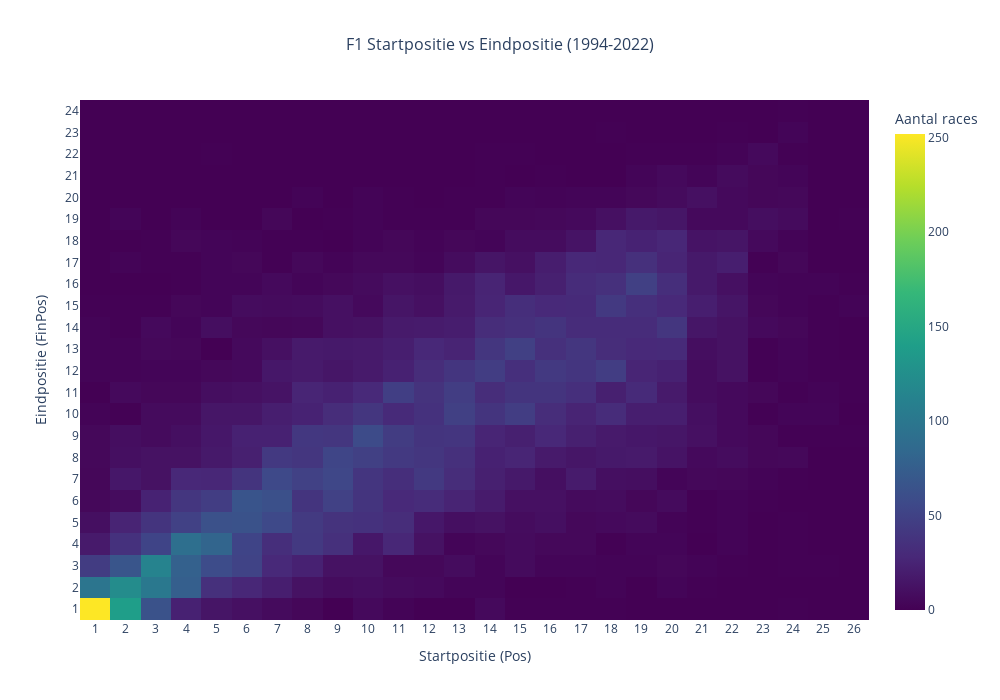
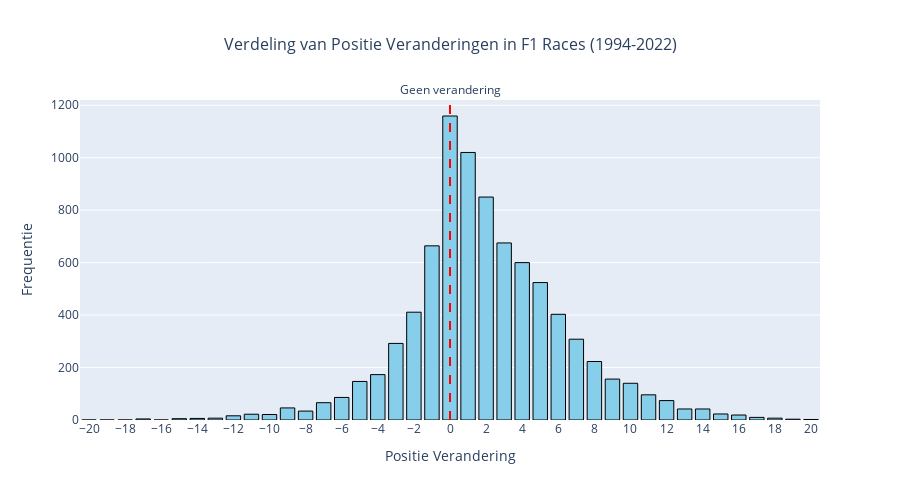

Source (notebook cell) for these figures, in order:
### Markdown cell above
# Het verschil tussen startpositie en strategie

### Code cell
import pandas as pd
import numpy as np
import matplotlib.pyplot as plt
import seaborn as sns
import plotly.express as px
import plotly.graph_objects as go
from plotly.subplots import make_subplots
from collections import defaultdict

# Stel de plot stijl in
plt.style.use('default')
sns.set_palette("viridis")

# Laad de F1 dataset
df = pd.read_csv('merged_f1_data_1994_2022.csv')
# Converteer Pos en FinPos naar numeriek, invalid waarden worden NaN
df['Pos_numeric'] = pd.to_numeric(df['Pos'], errors='coerce')
df['FinPos_numeric'] = pd.to_numeric(df['FinPos'], errors='coerce')

# Filter alleen geldige numerieke waarden
valid_data = df[
    (df['Pos_numeric'].notna()) & 
    (df['FinPos_numeric'].notna()) & 
    (df['Pos_numeric'] > 0) & 
    (df['FinPos_numeric'] > 0)
].copy()

# Bereken de grenzen voor de heatmap
max_start_pos = int(valid_data['Pos_numeric'].max())
max_finish_pos = int(valid_data['FinPos_numeric'].max())

# Maak een matrix met alle mogelijke combinaties
heatmap_data = np.zeros((max_finish_pos, max_start_pos))

# Vul de matrix met het aantal keren dat elke combinatie voorkomt
for _, row in valid_data.iterrows():
    start_pos = int(row['Pos_numeric']) - 1  # -1 voor 0-indexing
    finish_pos = int(row['FinPos_numeric']) - 1  # -1 voor 0-indexing
    heatmap_data[finish_pos, start_pos] += 1

# Converteer de numpy matrix naar een DataFrame voor betere hover informatie
heatmap_df = pd.DataFrame(
    heatmap_data,
    index=range(1, max_finish_pos + 1),  # Eindposities
    columns=range(1, max_start_pos + 1)  # Startposities
)

# Maak de interactieve heatmap
fig = go.Figure(data=go.Heatmap(
    z=heatmap_df.values,
    x=heatmap_df.columns,  # Startposities
    y=heatmap_df.index,    # Eindposities
    colorscale='Viridis',
    showscale=True,
    colorbar=dict(
        title="Aantal races"
    ),
    hovertemplate=
    '<b>Start Positie:</b> P%{x}<br>' +
    '<b>Eind Positie:</b> P%{y}<br>' +
    '<b>Aantal races:</b> %{z}<br>' +
    '<extra></extra>'  # Verwijdert de standaard trace box
))

# Update layout
fig.update_layout(
    title={
        'text': 'F1 Startpositie vs Eindpositie (1994-2022)<br>',
        'x': 0.5,
        'xanchor': 'center',
        'font': {'size': 16}
    },
    xaxis=dict(
        title='Startpositie (Pos)',
        title_font=dict(size=14),
        tickmode='linear',
        tick0=1,
        dtick=1
    ),
    yaxis=dict(
        title='Eindpositie (FinPos)',
        title_font=dict(size=14),
        tickmode='linear',
        tick0=1,
        dtick=1
    ),
    width=1000,
    height=700,
    font=dict(size=12)
)

# Toon de interactieve plot
fig.show()

# Hoeveel keer won iemand vanaf pole position?
pole_wins = heatmap_data[0, 0]  # [eindpositie-1, startpositie-1]
total_pole_starts = heatmap_data[:, 0].sum()
pole_win_percentage = (pole_wins / total_pole_starts) * 100

# Top 5 meest voorkomende startpositie -> eindpositie combinaties
print(f"\nTop 5 meest voorkomende combinaties:")
top_combinations = []
for i in range(heatmap_data.shape[0]):
    for j in range(heatmap_data.shape[1]):
        if heatmap_data[i, j] > 0:
            top_combinations.append((i+1, j+1, int(heatmap_data[i, j])))

top_combinations.sort(key=lambda x: x[2], reverse=True)

for i, (finish_pos, start_pos, count) in enumerate(top_combinations[:5]):
    print(f"{i+1}. Start P{start_pos} → Finish P{finish_pos}: {count} keer")

# Bereken conversion rates voor top startposities
print(f"\nWin rates per startpositie (top 10):")
for start_pos in range(1, min(11, max_start_pos + 1)):
    wins = heatmap_data[0, start_pos-1]  # Eindpositie 1 (index 0)
    total_starts = heatmap_data[:, start_pos-1].sum()
    if total_starts > 0:
        win_rate = (wins / total_starts) * 100
        print(f"P{start_pos}: {win_rate:.1f}% ({int(wins)}/{int(total_starts)})")

# Bereken positie verandering (startpositie - eindpositie = posities gewonnen)
valid_data['position_change'] = valid_data['Pos_numeric'] - valid_data['FinPos_numeric']

# Maak de interactieve distributie visualisatie met Plotly
fig_hist = go.Figure()

# Bereken histogram data voor hele getallen
hist_data, bin_edges = np.histogram(valid_data['position_change'], bins=range(-20, 22))
# Gebruik hele getallen als x-waarden in plaats van bin centers
x_values = list(range(-20, 21))

fig_hist.add_trace(go.Bar(
    x=x_values,
    y=hist_data,
    name='Frequentie',
    marker_color='skyblue',
    marker_line_color='black',
    marker_line_width=1,
    hovertemplate=
    '<b>Positie verandering:</b> %{x}<br>' +
    '<b>Aantal races:</b> %{y}<br>' +
    '<extra></extra>'
))

# Voeg een verticale lijn toe bij x=0
fig_hist.add_vline(
    x=0, 
    line_dash="dash", 
    line_color="red",
    line_width=2,
    annotation_text="Geen verandering",
    annotation_position="top"
)

fig_hist.update_layout(
    title={
        'text': 'Verdeling van Positie Veranderingen in F1 Races (1994-2022)<br>',
        'x': 0.5,
        'xanchor': 'center',
        'font': {'size': 16}
    },
    xaxis=dict(
        title='Positie Verandering',
        title_font=dict(size=14),
        tickmode='linear',
        dtick=2
    ),
    yaxis=dict(
        title='Frequentie',
        title_font=dict(size=14)
    ),
    width=900,
    height=500,
    showlegend=False,
    font=dict(size=12)
)

fig_hist.show()

### Figure 1 — Plotly figure (JSON) as saved in the notebook; plotly's stock layout.template omitted (floating-point values rounded to 4 significant figures; data arrays with more than 128 entries replaced by an {"elided": "..."} marker saying what was removed)
{"data": [{"colorbar": {"title": {"text": "Aantal races"}}, "colorscale": [[0.0, "#440154"], [0.1111, "#482878"], [0.2222, "#3e4989"], [0.3333, "#31688e"], [0.4444, "#26828e"], [0.5556, "#1f9e89"], [0.6667, "#35b779"], [0.7778, "#6ece58"], [0.8889, "#b5de2b"], [1.0, "#fde725"]], "hovertemplate": "<b>Start Positie:</b> P%{x}<br><b>Eind Positie:</b> P%{y}<br><b>Aantal races:</b> %{z}<br><extra></extra>", "showscale": true, "type": "heatmap", "x": [1, 2, 3, 4, 5, 6, 7, 8, 9, 10, 11, 12, 13, 14, 15, 16, 17, 18, 19, 20, 21, 22, 23, 24, 25, 26], "y": [1, 2, 3, 4, 5, 6, 7, 8, 9, 10, 11, 12, 13, 14, 15, 16, 17, 18, 19, 20, 21, 22, 23, 24], "z": {"elided": "24x26 float values"}}], "layout": {"font": {"size": 12}, "height": 700, "title": {"font": {"size": 16}, "text": "F1 Startpositie vs Eindpositie (1994-2022)<br>", "x": 0.5, "xanchor": "center"}, "width": 1000, "xaxis": {"dtick": 1, "tick0": 1, "tickmode": "linear", "title": {"font": {"size": 14}, "text": "Startpositie (Pos)"}}, "yaxis": {"dtick": 1, "tick0": 1, "tickmode": "linear", "title": {"font": {"size": 14}, "text": "Eindpositie (FinPos)"}}}}

### Figure 2 — Plotly figure (JSON) as saved in the notebook; plotly's stock layout.template omitted (floating-point values rounded to 4 significant figures)
{"data": [{"hovertemplate": "<b>Positie verandering:</b> %{x}<br><b>Aantal races:</b> %{y}<br><extra></extra>", "marker": {"color": "skyblue", "line": {"color": "black", "width": 1}}, "name": "Frequentie", "type": "bar", "x": [-20, -19, -18, -17, -16, -15, -14, -13, -12, -11, -10, -9, -8, -7, -6, -5, -4, -3, -2, -1, 0, 1, 2, 3, 4, 5, 6, 7, 8, 9, 10, 11, 12, 13, 14, 15, 16, 17, 18, 19, 20], "y": [0, 0, 0, 4, 0, 5, 6, 7, 16, 22, 21, 46, 34, 66, 86, 147, 173, 292, 411, 664, 1159, 1020, 850, 675, 600, 524, 403, 308, 223, 156, 140, 96, 74, 42, 42, 23, 19, 10, 7, 3, 2]}], "layout": {"annotations": [{"showarrow": false, "text": "Geen verandering", "x": 0, "xanchor": "center", "xref": "x", "y": 1, "yanchor": "bottom", "yref": "y domain"}], "font": {"size": 12}, "height": 500, "shapes": [{"line": {"color": "red", "dash": "dash", "width": 2}, "type": "line", "x0": 0, "x1": 0, "xref": "x", "y0": 0, "y1": 1, "yref": "y domain"}], "showlegend": false, "title": {"font": {"size": 16}, "text": "Verdeling van Positie Veranderingen in F1 Races (1994-2022)<br>", "x": 0.5, "xanchor": "center"}, "width": 900, "xaxis": {"dtick": 2, "tickmode": "linear", "title": {"font": {"size": 14}, "text": "Positie Verandering"}}, "yaxis": {"title": {"font": {"size": 14}, "text": "Frequentie"}}}}
